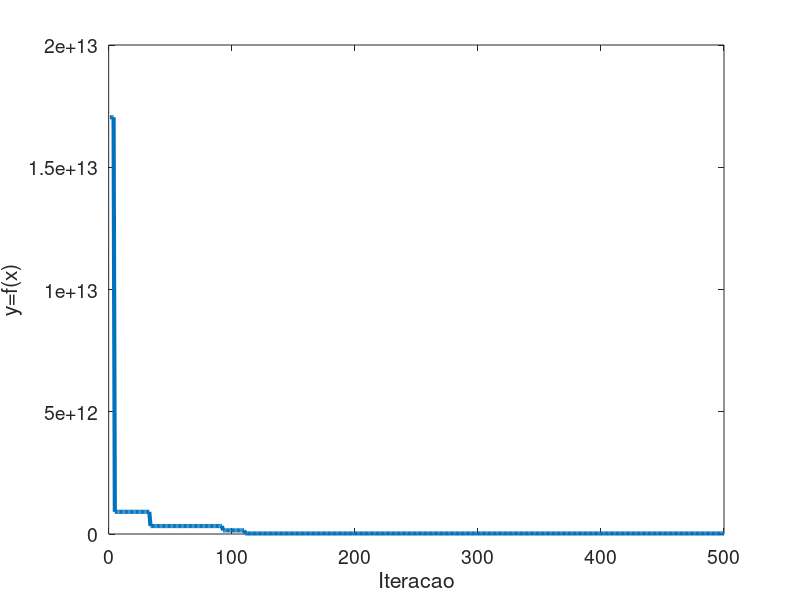
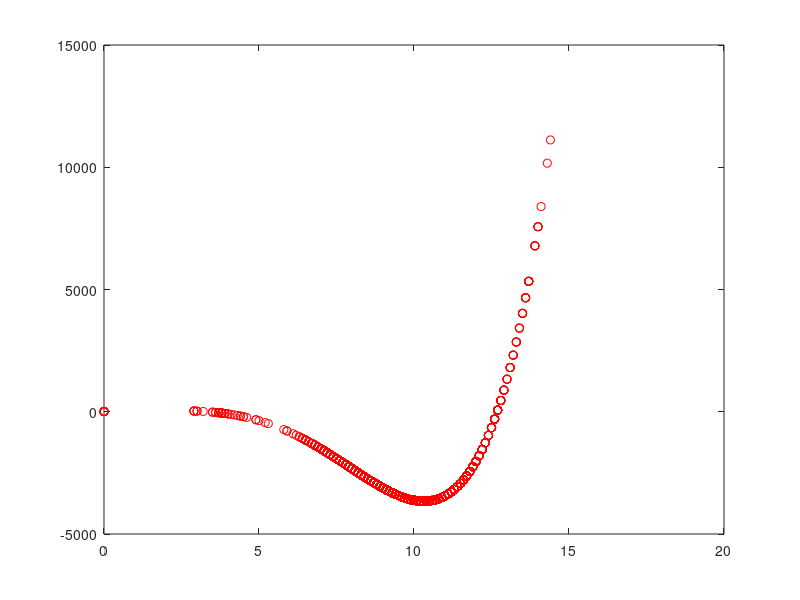

The MATLAB source for these figures, in order:
% Implementacao do algoritmo de busca aleatoria GLOBAL (GRS, global random search)
% para encontrar o maximo/minimo de funcoes de 1 variavel
%       f(x) = x^2,   0 < x < 31;
%       f(x) = x*sin(10*pi*x)+1,  -1 < x < 2.
%
% Autor: Guilherme A. Barreto
% Data: 29/11/2017

%clear; clc; close all;

pkg load statistics
load aerogerador.dat
v=aerogerador(:,1);
P=aerogerador(:,2);

%%% Parametros do GRS
Ng=500;   % Numero de iteracoes

% funcao=2;  % Escolhe funcao-objetivo

% Escolhe limites do dominio de x
% if funcao==1,
% 	limites=[0 31];   % Limites do intervalo para funcao: F=x^2
% else    limites=[-1 2];   % Limites do intervalo de busca para funcao: F=x*sin(10*pi*x)+1;
% end

%%%%%%%%%%% Grafico da funcao a ser otimizada
% x=limites(1):0.01:limites(2);  % Dominio de x discretizado em incrementos de 0.1
% f_opt=func_objetivo1D(x,funcao);  % Avalia solucao inicial
%figure; plot(x,f_opt,'k-');
%hold on
%%%%%%%%%%%

limites=[-6 10];
k = 5;
x_best=(unifrnd(limites(1), limites(2), 1, k+1)); 	% Gera solucao inicial dentro do intervalo permitido
% B=polyfit(v, P, k_best);
ypred = polyval(x_best, v);  % Avalia solucao candidata
y = P;
erro = y - ypred;
SEQ = sum(erro.^2);

Fbest=SEQ;

% Fbest=func_objetivo1D(x_best,funcao);  % Avalia solucao inicial

cands = [];

pause(2);
%%% Roda GRS por Ng geracoes
for t=1:Ng,
    iteracao=t;

    x_cand=(unifrnd(limites(1), limites(2), 1, k+1));
    cands = [cands; x_cand];
    ypred = polyval(x_cand, v);
    erro = y - ypred;
    SEQ = sum(erro.^2); % Gera solucao candidata

    Fcand=SEQ;

    % Avalia solucao candidata
    if Fcand<Fbest,	% Se x_cand produz melhor resultado que x_best
        x_best=x_cand;  % x_cand vira "melhor solucao ate o momento"
        Fbest=Fcand;
    end

    % plot(x_best,Fbest,'ro');  %%% Plota melhor solucao (solucoes intermediarias)

    aptidao(t)=Fbest;

end

x_best, Fbest

%plot(x_best,Fbest,'b^');  %%% Plota melhor solucao
%hold off

figure; plot(aptidao,'linewidth',3);
xlabel('Iteracao'); ylabel('y=f(x)');
set(gca, "fontsize", 14);

figure;
plot(v,polyval(x_best, v),'ro');  %%% Plota solucao final
